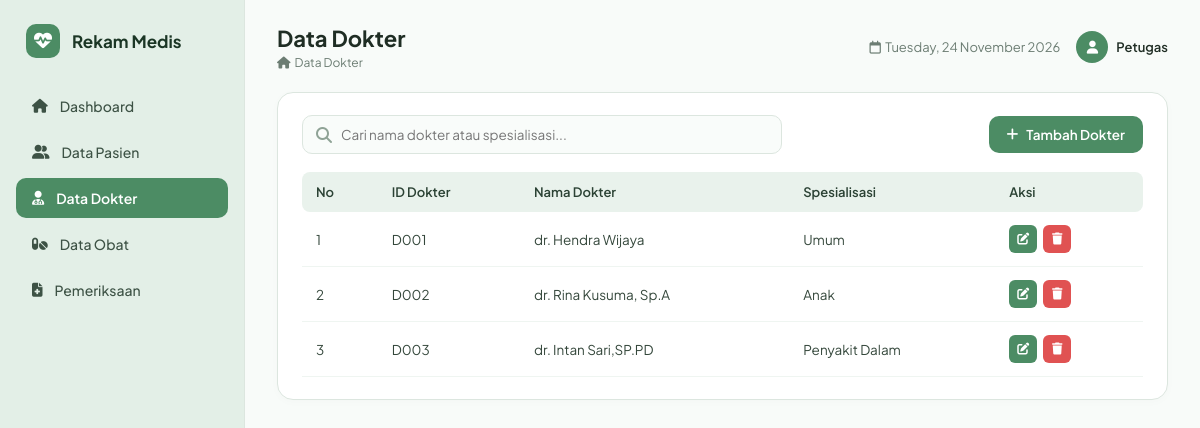
Screenshot of /dokter.php with the database file from the repository.
### tables this page shows
CREATE TABLE `dokter` (
  `id_dokter` int(11) NOT NULL,
  `nama_dokter` varchar(100) NOT NULL,
  `spesialisasi` varchar(50) NOT NULL
);

### dokter.php (the view, shortened to what this page needs)
<?php
include 'koneksi.php';
include 'layout.php';
$aksi = $_GET['aksi'] ?? 'list';
if ($aksi == 'tambah' || $aksi == 'edit'):
    $edit = ['id_dokter'=>'', 'nama_dokter'=>'', 'spesialisasi'=>''];
    $judul_form = ($aksi == 'edit') ? "Edit Dokter" : "Tambah Dokter";
    if ($aksi == 'edit' && isset($_GET['id'])) {
        $id = mysqli_real_escape_string($koneksi, $_GET['id']);
        $edit = mysqli_fetch_assoc(mysqli_query($koneksi, "SELECT * FROM dokter WHERE id_dokter='$id'"));
    }
    header_layout($judul_form, "Data Dokter &nbsp;>&nbsp; $judul_form", "dokter");
?>
    <div class="card-box">
        <form method="POST">
            <input type="hidden" name="id_dokter" value="<?= $edit['id_dokter'] ?>">
            <div class="form-grid">
                <div class="form-group">
                    <label>Nama Dokter</label>
                    <input type="text" name="nama_dokter" value="<?= htmlspecialchars($edit['nama_dokter']) ?>" placeholder="Contoh: dr. Andi Pratama" required>
                </div>
                <div class="form-group">
                    <label>Spesialisasi</label>
                    <input type="text" name="spesialisasi" value="<?= htmlspecialchars($edit['spesialisasi']) ?>" placeholder="Contoh: Penyakit Dalam, Anak, Umum" required>
                </div>
            </div>
            <div class="form-actions">
                <a href="dokter.php" class="btn btn-secondary">Batal</a>
                <button type="submit" name="simpan" class="btn btn-primary"><i class="fa-solid fa-floppy-disk"></i> Simpan</button>
            </div>
        </form>
    </div>
<?php
else:
    $cari = $_GET['cari'] ?? '';
    $cari_esc = mysqli_real_escape_string($koneksi, $cari);
    $where = $cari ? "WHERE nama_dokter LIKE '%$cari_esc%' OR spesialisasi LIKE '%$cari_esc%'" : "";
?>
    <div class="card-box">
        <div class="card-header">
            <form method="GET" class="search-box">
                <i class="fa-solid fa-magnifying-glass"></i>
                <input type="text" name="cari" value="<?= htmlspecialchars($cari) ?>" placeholder="Cari nama dokter atau spesialisasi...">
            </form>
            <a href="dokter.php?aksi=tambah" class="btn btn-primary"><i class="fa-solid fa-plus"></i> Tambah Dokter</a>
        </div>
        <table>
            <thead>
                <tr>
                    <th>No</th><th>ID Dokter</th><th>Nama Dokter</th><th>Spesialisasi</th><th>Aksi</th>
                </tr>
            </thead>
            <tbody>
                <?php
                $no = 1;
                $q = mysqli_query($koneksi, "SELECT * FROM dokter $where ORDER BY id_dokter ASC");
                while ($row = mysqli_fetch_assoc($q)):
                ?>
                <tr>
                    <td><?= $no ?></td>
                    <td>D<?= str_pad($no, 3, '0', STR_PAD_LEFT) ?></td>
                    <td><?= htmlspecialchars($row['nama_dokter']) ?></td>
                    <td><?= htmlspecialchars($row['spesialisasi']) ?></td>
                    <td>
                        <div class="action-group">
                            <a href="dokter.php?aksi=edit&id=<?= $row['id_dokter'] ?>" class="act-btn act-edit" title="Edit"><i class="fa-solid fa-pen-to-square"></i></a>
                            <a href="dokter.php?hapus=<?= $row['id_dokter'] ?>" class="act-btn act-del" title="Hapus" onclick="return confirm('Yakin hapus data dokter ini?')"><i class="fa-solid fa-trash"></i></a>
                        </div>
                    </td>
                </tr>
                <?php $no++; endwhile; ?>
            </tbody>
        </table>
    </div>
<?php endif; footer_layout(); ?>

### style.css (style rules this page uses)
:root { --primary: #4c8c64; --primary-dark: #3b7250; --sage-bg: #eef5f0; --sage-sidebar: #e3efe7; --sage-card: #d9eae0; --text-dark: #1f2d24; --text-muted: #6c7d73; --border-color: #dce6df; --white: #ffffff; }
* { box-sizing: border-box; margin: 0; padding: 0; font-family: 'Plus Jakarta Sans', sans-serif; }
body { background-color: #f4f8f5; color: var(--text-dark); }
.card-box { background: var(--white); border-radius: 16px; padding: 22px 24px; border: 1px solid var(--border-color); box-shadow: 0 2px 10px rgba(0,0,0,0.02); }
.card-header { display: flex; justify-content: space-between; align-items: center; margin-bottom: 18px; gap: 12px; }
.search-box { position: relative; flex: 1; max-width: 480px; }
.search-box i { position: absolute; left: 14px; top: 50%; transform: translateY(-50%); color: #8fa396; }
.search-box input { width: 100%; padding: 10px 14px 10px 38px; border: 1px solid var(--border-color); border-radius: 10px; font-size: 13.5px; background: #f9fcfa; outline: none; }
.btn { padding: 10px 18px; border-radius: 10px; font-size: 13.5px; font-weight: 600; text-decoration: none; border: none; cursor: pointer; display: inline-flex; align-items: center; gap: 8px; }
.btn-primary { background: var(--primary); color: white; }
table { width: 100%; border-collapse: collapse; }
thead th { background: #e9f2ec; color: #2b4234; font-weight: 600; font-size: 13px; padding: 12px 14px; text-align: left; }
thead th:first-child { border-radius: 8px 0 0 8px; }
thead th:last-child { border-radius: 0 8px 8px 0; }
tbody td { padding: 13px 14px; font-size: 13.5px; border-bottom: 1px solid #eff5f1; color: #34473b; }
.action-group { display: flex; gap: 6px; }
.act-btn { width: 28px; height: 28px; border-radius: 6px; display: inline-flex; align-items: center; justify-content: center; color: white; text-decoration: none; font-size: 12px; }
.act-edit { background: #4c8c64; }
.act-del { background: #e05252; }

### rows the page displays
dokter: no "001", nama_dokter "dr. Hendra Wijaya", spesialisasi "Umum"
dokter: no "002", nama_dokter "dr. Rina Kusuma, Sp.A", spesialisasi "Anak"
dokter: no "003", nama_dokter "dr. Intan Sari,SP.PD", spesialisasi "Penyakit Dalam"

### other values shown
$judul "Data Dokter"
$breadcrumb "Data Dokter"
